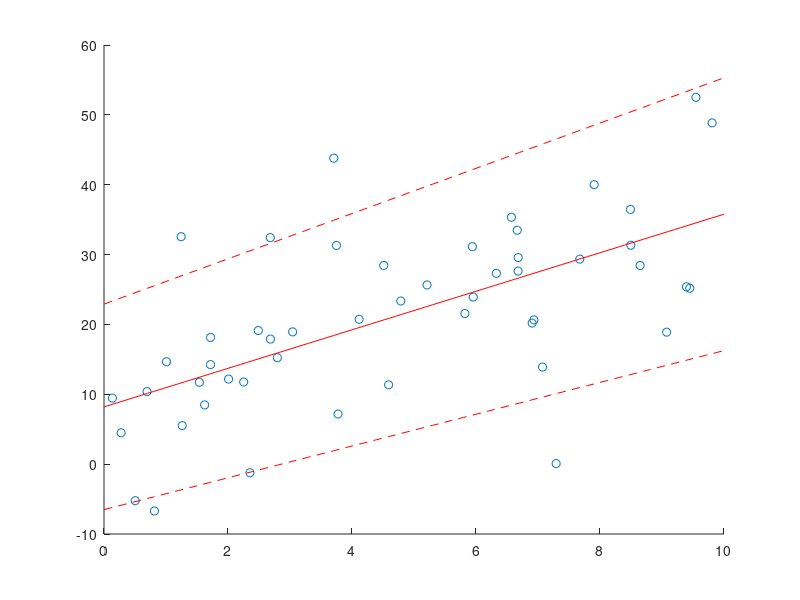

This chart was generated by the following MATLAB code:
X = 10.*rand(50,1);
X = sort(X);
y = 6+X.*3+10.*randn(50,1);
scatter(X,y)

X = [ones(50,1) X];
b = inv(X'*X)*X'*y;

k = size(X,2)-1;
n = size(X,1);
sigma_squared = 1/(n-k)*sum((y-X*b).^2);
Var_b = sigma_squared*inv(X'*X);

b
Var_b

scatter(X(:,2),y);
hold on
x_range = 0:0.1:10;
plot(x_range,b(1)+x_range.*b(2),'r')
plot(x_range,(b(1)+2*Var_b(1,1))+x_range.*(b(2)+2*Var_b(2,2)),'--r')
plot(x_range,(b(1)-2*Var_b(1,1))+x_range.*(b(2)-2*Var_b(2,2)),'--r')
hold off